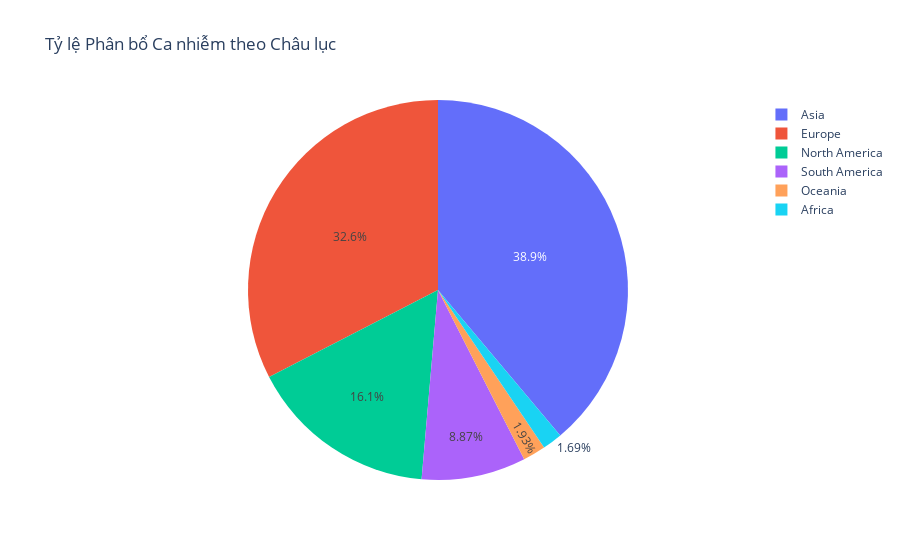

This figure's notebook cell:
### Code cell
# Lấy tổng ca nhiễm cao nhất của mỗi nước
max_cases_data = df_countries.groupby(['continent', 'location'])['total_cases'].max().reset_index()

# Nhóm theo châu lục và tính tổng
continent_cases = max_cases_data.groupby('continent')['total_cases'].sum().reset_index()

# Vẽ biểu đồ tròn
fig = px.pie(
    continent_cases,
    values='total_cases',
    names='continent',
    title='Tỷ lệ Phân bổ Ca nhiễm theo Châu lục'
)
fig.show()

### Figure 1 — Plotly figure (JSON) as saved in the notebook; plotly's stock layout.template omitted (floating-point values rounded to 4 significant figures)
{"data": [{"domain": {"x": [0, 1], "y": [0, 1]}, "hovertemplate": "continent=%{label}<br>total_cases=%{value}<extra></extra>", "labels": ["Africa", "Asia", "Europe", "North America", "Oceania", "South America"], "legendgroup": "", "name": "", "showlegend": true, "type": "pie", "values": [13145540, 301532347, 252642589, 124492666, 15003352, 68809418]}], "layout": {"legend": {"tracegroupgap": 0}, "title": {"text": "Tỷ lệ Phân bổ Ca nhiễm theo Châu lục"}}}
